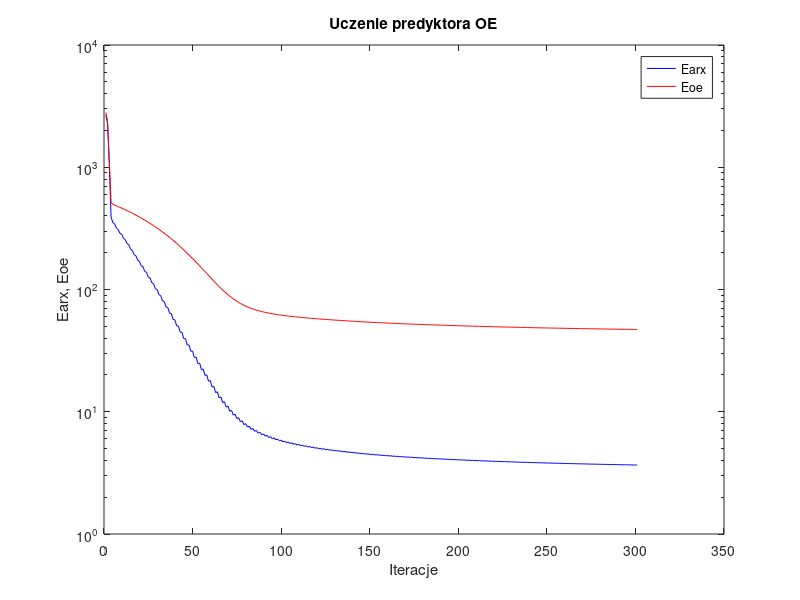
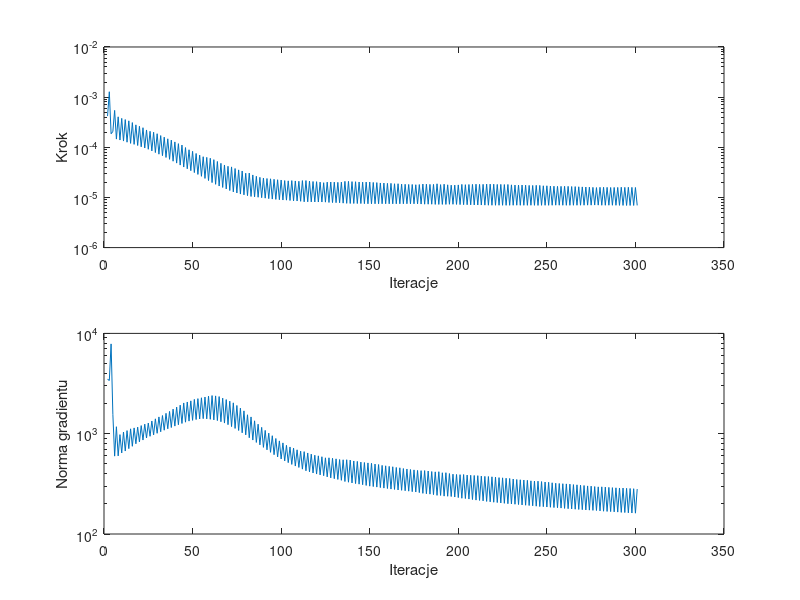

Write MATLAB code to recreate these figures, in order.
%uczenie predyktora oe
clear all;
n=0; farx(n+1)=2.673332e+003; foe(n+1)=2.807540e+003; wspucz(n+1)=0.000000e+000; ng(n+1)=0.000000e+000;
n=1; farx(n+1)=2.292834e+003; foe(n+1)=2.406329e+003; krok(n+1)=4.187548e-004; ng(n+1)=3.504599e+003;
n=2; farx(n+1)=1.050164e+003; foe(n+1)=1.110513e+003; krok(n+1)=1.280854e-003; ng(n+1)=3.392056e+003;
n=3; farx(n+1)=3.914784e+002; foe(n+1)=5.133817e+002; krok(n+1)=1.864752e-004; ng(n+1)=7.857201e+003;
n=4; farx(n+1)=3.521099e+002; foe(n+1)=4.976694e+002; krok(n+1)=2.064885e-004; ng(n+1)=1.557878e+003;
n=5; farx(n+1)=3.441169e+002; foe(n+1)=4.901058e+002; krok(n+1)=5.440767e-004; ng(n+1)=5.975829e+002;
n=6; farx(n+1)=3.171026e+002; foe(n+1)=4.824413e+002; krok(n+1)=1.457598e-004; ng(n+1)=1.173523e+003;
n=7; farx(n+1)=3.099053e+002; foe(n+1)=4.759807e+002; krok(n+1)=4.050306e-004; ng(n+1)=6.007303e+002;
n=8; farx(n+1)=2.883068e+002; foe(n+1)=4.692496e+002; krok(n+1)=1.395032e-004; ng(n+1)=9.790882e+002;
n=9; farx(n+1)=2.824812e+002; foe(n+1)=4.626586e+002; krok(n+1)=3.771986e-004; ng(n+1)=6.429540e+002;
n=10; farx(n+1)=2.618844e+002; foe(n+1)=4.557817e+002; krok(n+1)=1.331533e-004; ng(n+1)=1.039235e+003;
n=11; farx(n+1)=2.562328e+002; foe(n+1)=4.489466e+002; krok(n+1)=3.569431e-004; ng(n+1)=6.717849e+002;
n=12; farx(n+1)=2.370552e+002; foe(n+1)=4.418516e+002; krok(n+1)=1.263309e-004; ng(n+1)=1.073674e+003;
n=13; farx(n+1)=2.318830e+002; foe(n+1)=4.348122e+002; krok(n+1)=3.369218e-004; ng(n+1)=7.097466e+002;
n=14; farx(n+1)=2.139316e+002; foe(n+1)=4.274842e+002; krok(n+1)=1.197023e-004; ng(n+1)=1.118289e+003;
n=15; farx(n+1)=2.093749e+002; foe(n+1)=4.203152e+002; krok(n+1)=3.109358e-004; ng(n+1)=7.489899e+002;
n=16; farx(n+1)=1.927272e+002; foe(n+1)=4.129277e+002; krok(n+1)=1.144049e-004; ng(n+1)=1.142023e+003;
n=17; farx(n+1)=1.890571e+002; foe(n+1)=4.058187e+002; krok(n+1)=2.801236e-004; ng(n+1)=7.934156e+002;
n=18; farx(n+1)=1.737945e+002; foe(n+1)=3.984658e+002; krok(n+1)=1.085990e-004; ng(n+1)=1.162944e+003;
n=19; farx(n+1)=1.705607e+002; foe(n+1)=3.912507e+002; krok(n+1)=2.625683e-004; ng(n+1)=8.291668e+002;
n=20; farx(n+1)=1.564267e+002; foe(n+1)=3.838139e+002; krok(n+1)=1.022605e-004; ng(n+1)=1.204182e+003;
n=21; farx(n+1)=1.536074e+002; foe(n+1)=3.765261e+002; krok(n+1)=2.456241e-004; ng(n+1)=8.642304e+002;
n=22; farx(n+1)=1.404785e+002; foe(n+1)=3.690435e+002; krok(n+1)=9.675577e-005; ng(n+1)=1.245185e+003;
n=23; farx(n+1)=1.382829e+002; foe(n+1)=3.618779e+002; krok(n+1)=2.215284e-004; ng(n+1)=9.060341e+002;
n=24; farx(n+1)=1.263037e+002; foe(n+1)=3.545229e+002; krok(n+1)=9.130829e-005; ng(n+1)=1.277228e+003;
n=25; farx(n+1)=1.244380e+002; foe(n+1)=3.473390e+002; krok(n+1)=2.084136e-004; ng(n+1)=9.422802e+002;
n=26; farx(n+1)=1.134024e+002; foe(n+1)=3.399307e+002; krok(n+1)=8.459568e-005; ng(n+1)=1.338709e+003;
n=27; farx(n+1)=1.116455e+002; foe(n+1)=3.325883e+002; krok(n+1)=1.997041e-004; ng(n+1)=9.725924e+002;
n=28; farx(n+1)=1.014379e+002; foe(n+1)=3.251290e+002; krok(n+1)=7.856157e-005; ng(n+1)=1.406561e+003;
n=29; farx(n+1)=9.997000e+001; foe(n+1)=3.177990e+002; krok(n+1)=1.864752e-004; ng(n+1)=1.009332e+003;
n=30; farx(n+1)=9.058612e+001; foe(n+1)=3.103565e+002; krok(n+1)=7.286215e-005; ng(n+1)=1.469928e+003;
n=31; farx(n+1)=8.936064e+001; foe(n+1)=3.030444e+002; krok(n+1)=1.711903e-004; ng(n+1)=1.045606e+003;
n=32; farx(n+1)=8.083073e+001; foe(n+1)=2.957762e+002; krok(n+1)=6.800238e-005; ng(n+1)=1.517648e+003;
n=33; farx(n+1)=7.988895e+001; foe(n+1)=2.885529e+002; krok(n+1)=1.592886e-004; ng(n+1)=1.083615e+003;
n=34; farx(n+1)=7.203118e+001; foe(n+1)=2.812850e+002; krok(n+1)=6.268073e-005; ng(n+1)=1.596142e+003;
n=35; farx(n+1)=7.129796e+001; foe(n+1)=2.741194e+002; krok(n+1)=1.476158e-004; ng(n+1)=1.119625e+003;
n=36; farx(n+1)=6.413455e+001; foe(n+1)=2.669290e+002; krok(n+1)=5.755042e-005; ng(n+1)=1.667950e+003;
n=37; farx(n+1)=6.352153e+001; foe(n+1)=2.597433e+002; krok(n+1)=1.390534e-004; ng(n+1)=1.152560e+003;
n=38; farx(n+1)=5.694312e+001; foe(n+1)=2.525807e+002; krok(n+1)=5.279238e-005; ng(n+1)=1.757369e+003;
n=39; farx(n+1)=5.651733e+001; foe(n+1)=2.455110e+002; krok(n+1)=1.280208e-004; ng(n+1)=1.190493e+003;
n=40; farx(n+1)=5.052972e+001; foe(n+1)=2.384591e+002; krok(n+1)=4.838580e-005; ng(n+1)=1.841098e+003;
n=41; farx(n+1)=5.024237e+001; foe(n+1)=2.314906e+002; krok(n+1)=1.182303e-004; ng(n+1)=1.227789e+003;
n=42; farx(n+1)=4.481229e+001; foe(n+1)=2.245702e+002; krok(n+1)=4.418089e-005; ng(n+1)=1.925225e+003;
n=43; farx(n+1)=4.462705e+001; foe(n+1)=2.176855e+002; krok(n+1)=1.107642e-004; ng(n+1)=1.264532e+003;
n=44; farx(n+1)=3.965047e+001; foe(n+1)=2.108359e+002; krok(n+1)=4.037383e-005; ng(n+1)=2.025742e+003;
n=45; farx(n+1)=3.961011e+001; foe(n+1)=2.042211e+002; krok(n+1)=9.874235e-005; ng(n+1)=1.302629e+003;
n=46; farx(n+1)=3.516986e+001; foe(n+1)=1.977242e+002; krok(n+1)=3.728860e-005; ng(n+1)=2.071216e+003;
n=47; farx(n+1)=3.523765e+001; foe(n+1)=1.913775e+002; krok(n+1)=8.923578e-005; ng(n+1)=1.335154e+003;
n=48; farx(n+1)=3.126839e+001; foe(n+1)=1.851777e+002; krok(n+1)=3.418410e-005; ng(n+1)=2.124927e+003;
n=49; farx(n+1)=3.138682e+001; foe(n+1)=1.790242e+002; krok(n+1)=8.312662e-005; ng(n+1)=1.358267e+003;
n=50; farx(n+1)=2.778841e+001; foe(n+1)=1.730342e+002; krok(n+1)=3.131976e-005; ng(n+1)=2.198379e+003;
n=51; farx(n+1)=2.798103e+001; foe(n+1)=1.672181e+002; krok(n+1)=7.528795e-005; ng(n+1)=1.383613e+003;
n=52; farx(n+1)=2.477436e+001; foe(n+1)=1.615710e+002; krok(n+1)=2.877521e-005; ng(n+1)=2.236832e+003;
n=53; farx(n+1)=2.499866e+001; foe(n+1)=1.560400e+002; krok(n+1)=6.976007e-005; ng(n+1)=1.402012e+003;
n=54; farx(n+1)=2.212485e+001; foe(n+1)=1.506964e+002; krok(n+1)=2.639619e-005; ng(n+1)=2.281176e+003;
n=55; farx(n+1)=2.238038e+001; foe(n+1)=1.454989e+002; krok(n+1)=6.485137e-005; ng(n+1)=1.413236e+003;
n=56; farx(n+1)=1.982716e+001; foe(n+1)=1.404604e+002; krok(n+1)=2.394830e-005; ng(n+1)=2.320612e+003;
n=57; farx(n+1)=2.004734e+001; foe(n+1)=1.354403e+002; krok(n+1)=6.293327e-005; ng(n+1)=1.405915e+003;
n=58; farx(n+1)=1.776232e+001; foe(n+1)=1.306673e+002; krok(n+1)=2.170937e-005; ng(n+1)=2.368735e+003;
n=59; farx(n+1)=1.796895e+001; foe(n+1)=1.259290e+002; krok(n+1)=6.047987e-005; ng(n+1)=1.392296e+003;
n=60; farx(n+1)=1.593085e+001; foe(n+1)=1.214617e+002; krok(n+1)=1.977673e-005; ng(n+1)=2.399447e+003;
n=61; farx(n+1)=1.613483e+001; foe(n+1)=1.171096e+002; krok(n+1)=5.665485e-005; ng(n+1)=1.372747e+003;
n=62; farx(n+1)=1.434032e+001; foe(n+1)=1.130623e+002; krok(n+1)=1.827487e-005; ng(n+1)=2.382058e+003;
n=63; farx(n+1)=1.456785e+001; foe(n+1)=1.092171e+002; krok(n+1)=5.210339e-005; ng(n+1)=1.351050e+003;
n=64; farx(n+1)=1.299809e+001; foe(n+1)=1.055916e+002; krok(n+1)=1.689056e-005; ng(n+1)=2.344865e+003;
n=65; farx(n+1)=1.321571e+001; foe(n+1)=1.021738e+002; krok(n+1)=4.789661e-005; ng(n+1)=1.316032e+003;
n=66; farx(n+1)=1.186113e+001; foe(n+1)=9.902848e+001; krok(n+1)=1.581864e-005; ng(n+1)=2.260997e+003;
n=67; farx(n+1)=1.208243e+001; foe(n+1)=9.605778e+001; krok(n+1)=4.438276e-005; ng(n+1)=1.276749e+003;
n=68; farx(n+1)=1.090333e+001; foe(n+1)=9.329887e+001; krok(n+1)=1.476242e-005; ng(n+1)=2.188875e+003;
n=69; farx(n+1)=1.111395e+001; foe(n+1)=9.070432e+001; krok(n+1)=4.184295e-005; ng(n+1)=1.230164e+003;
n=70; farx(n+1)=1.009185e+001; foe(n+1)=8.829424e+001; krok(n+1)=1.373458e-005; ng(n+1)=2.109431e+003;
n=71; farx(n+1)=1.027705e+001; foe(n+1)=8.599188e+001; krok(n+1)=4.063871e-005; ng(n+1)=1.177163e+003;
n=72; farx(n+1)=9.380719e+000; foe(n+1)=8.388389e+001; krok(n+1)=1.290355e-005; ng(n+1)=2.030530e+003;
n=73; farx(n+1)=9.557276e+000; foe(n+1)=8.193380e+001; krok(n+1)=3.773938e-005; ng(n+1)=1.128510e+003;
n=74; farx(n+1)=8.784877e+000; foe(n+1)=8.015171e+001; krok(n+1)=1.226836e-005; ng(n+1)=1.911582e+003;
n=75; farx(n+1)=8.951903e+000; foe(n+1)=7.850358e+001; krok(n+1)=3.542617e-005; ng(n+1)=1.076482e+003;
n=76; farx(n+1)=8.282808e+000; foe(n+1)=7.699081e+001; krok(n+1)=1.168403e-005; ng(n+1)=1.798237e+003;
n=77; farx(n+1)=8.437369e+000; foe(n+1)=7.559117e+001; krok(n+1)=3.369455e-005; ng(n+1)=1.020926e+003;
n=78; farx(n+1)=7.850140e+000; foe(n+1)=7.430421e+001; krok(n+1)=1.126542e-005; ng(n+1)=1.688882e+003;
n=79; farx(n+1)=7.998293e+000; foe(n+1)=7.315610e+001; krok(n+1)=3.039896e-005; ng(n+1)=9.734613e+002;
n=80; farx(n+1)=7.501287e+000; foe(n+1)=7.210286e+001; krok(n+1)=1.085468e-005; ng(n+1)=1.544195e+003;
n=81; farx(n+1)=7.631627e+000; foe(n+1)=7.109074e+001; krok(n+1)=3.061523e-005; ng(n+1)=9.115189e+002;
n=82; farx(n+1)=7.183522e+000; foe(n+1)=7.016468e+001; krok(n+1)=1.046074e-005; ng(n+1)=1.469743e+003;
n=83; farx(n+1)=7.307016e+000; foe(n+1)=6.932771e+001; krok(n+1)=2.809248e-005; ng(n+1)=8.641989e+002;
n=84; farx(n+1)=6.917648e+000; foe(n+1)=6.856128e+001; krok(n+1)=1.029142e-005; ng(n+1)=1.344081e+003;
n=85; farx(n+1)=7.034679e+000; foe(n+1)=6.785781e+001; krok(n+1)=2.639619e-005; ng(n+1)=8.184884e+002;
n=86; farx(n+1)=6.690411e+000; foe(n+1)=6.720656e+001; krok(n+1)=1.009346e-005; ng(n+1)=1.243846e+003;
n=87; farx(n+1)=6.800246e+000; foe(n+1)=6.660594e+001; krok(n+1)=2.518354e-005; ng(n+1)=7.738796e+002;
n=88; farx(n+1)=6.493334e+000; foe(n+1)=6.604494e+001; krok(n+1)=9.884595e-006; ng(n+1)=1.156844e+003;
n=89; farx(n+1)=6.595199e+000; foe(n+1)=6.552389e+001; krok(n+1)=2.432490e-005; ng(n+1)=7.307080e+002;
n=90; farx(n+1)=6.319947e+000; foe(n+1)=6.503607e+001; krok(n+1)=9.682309e-006; ng(n+1)=1.078769e+003;
n=91; farx(n+1)=6.414715e+000; foe(n+1)=6.457857e+001; krok(n+1)=2.382783e-005; ng(n+1)=6.906796e+002;
n=92; farx(n+1)=6.165398e+000; foe(n+1)=6.414766e+001; krok(n+1)=9.463005e-006; ng(n+1)=1.013267e+003;
n=93; farx(n+1)=6.253381e+000; foe(n+1)=6.374132e+001; krok(n+1)=2.352777e-005; ng(n+1)=6.521891e+002;
n=94; farx(n+1)=6.025786e+000; foe(n+1)=6.335726e+001; krok(n+1)=9.272806e-006; ng(n+1)=9.545441e+002;
n=95; farx(n+1)=6.107748e+000; foe(n+1)=6.299534e+001; krok(n+1)=2.301584e-005; ng(n+1)=6.173920e+002;
n=96; farx(n+1)=5.900008e+000; foe(n+1)=6.265372e+001; krok(n+1)=9.139546e-006; ng(n+1)=8.957729e+002;
n=97; farx(n+1)=5.977248e+000; foe(n+1)=6.232964e+001; krok(n+1)=2.254192e-005; ng(n+1)=5.867636e+002;
n=98; farx(n+1)=5.786335e+000; foe(n+1)=6.202265e+001; krok(n+1)=9.015490e-006; ng(n+1)=8.478397e+002;
n=99; farx(n+1)=5.859893e+000; foe(n+1)=6.172985e+001; krok(n+1)=2.226248e-005; ng(n+1)=5.600212e+002;
n=100; farx(n+1)=5.682694e+000; foe(n+1)=6.144972e+001; krok(n+1)=8.879922e-006; ng(n+1)=8.096578e+002;
n=101; farx(n+1)=5.751730e+000; foe(n+1)=6.118279e+001; krok(n+1)=2.170937e-005; ng(n+1)=5.354325e+002;
n=102; farx(n+1)=5.588090e+000; foe(n+1)=6.092988e+001; krok(n+1)=8.833238e-006; ng(n+1)=7.661782e+002;
n=103; farx(n+1)=5.655135e+000; foe(n+1)=6.068628e+001; krok(n+1)=2.142725e-005; ng(n+1)=5.145665e+002;
n=104; farx(n+1)=5.501905e+000; foe(n+1)=6.045148e+001; krok(n+1)=8.690837e-006; ng(n+1)=7.375995e+002;
n=105; farx(n+1)=5.566453e+000; foe(n+1)=6.022410e+001; krok(n+1)=2.167257e-005; ng(n+1)=4.940291e+002;
n=106; farx(n+1)=5.420951e+000; foe(n+1)=6.000204e+001; krok(n+1)=8.539569e-006; ng(n+1)=7.188966e+002;
n=107; farx(n+1)=5.482173e+000; foe(n+1)=5.978972e+001; krok(n+1)=2.132008e-005; ng(n+1)=4.759479e+002;
n=108; farx(n+1)=5.345882e+000; foe(n+1)=5.958460e+001; krok(n+1)=8.501198e-006; ng(n+1)=6.908081e+002;
n=109; farx(n+1)=5.405324e+000; foe(n+1)=5.938671e+001; krok(n+1)=2.102242e-005; ng(n+1)=4.608129e+002;
n=110; farx(n+1)=5.277196e+000; foe(n+1)=5.919420e+001; krok(n+1)=8.379583e-006; ng(n+1)=6.695296e+002;
n=111; farx(n+1)=5.334846e+000; foe(n+1)=5.900444e+001; krok(n+1)=2.167257e-005; ng(n+1)=4.432867e+002;
n=112; farx(n+1)=5.211522e+000; foe(n+1)=5.881734e+001; krok(n+1)=8.186754e-006; ng(n+1)=6.624186e+002;
n=113; farx(n+1)=5.265779e+000; foe(n+1)=5.863457e+001; krok(n+1)=2.170937e-005; ng(n+1)=4.268388e+002;
n=114; farx(n+1)=5.148580e+000; foe(n+1)=5.845868e+001; krok(n+1)=8.178765e-006; ng(n+1)=6.425271e+002;
n=115; farx(n+1)=5.201980e+000; foe(n+1)=5.828792e+001; krok(n+1)=2.114892e-005; ng(n+1)=4.166264e+002;
n=116; farx(n+1)=5.090616e+000; foe(n+1)=5.812191e+001; krok(n+1)=8.153596e-006; ng(n+1)=6.252644e+002;
n=117; farx(n+1)=5.142556e+000; foe(n+1)=5.796003e+001; krok(n+1)=2.078166e-005; ng(n+1)=4.060355e+002;
n=118; farx(n+1)=5.036526e+000; foe(n+1)=5.780279e+001; krok(n+1)=8.129247e-006; ng(n+1)=6.103563e+002;
n=119; farx(n+1)=5.087458e+000; foe(n+1)=5.764849e+001; krok(n+1)=2.063670e-005; ng(n+1)=3.961262e+002;
n=120; farx(n+1)=4.985249e+000; foe(n+1)=5.749754e+001; krok(n+1)=8.106422e-006; ng(n+1)=6.013642e+002;
n=121; farx(n+1)=5.035348e+000; foe(n+1)=5.735143e+001; krok(n+1)=2.018691e-005; ng(n+1)=3.883865e+002;
n=122; farx(n+1)=4.937321e+000; foe(n+1)=5.720747e+001; krok(n+1)=8.106422e-006; ng(n+1)=5.892235e+002;
n=123; farx(n+1)=4.986167e+000; foe(n+1)=5.706840e+001; krok(n+1)=1.967248e-005; ng(n+1)=3.812092e+002;
n=124; farx(n+1)=4.893232e+000; foe(n+1)=5.693177e+001; krok(n+1)=8.058704e-006; ng(n+1)=5.748724e+002;
n=125; farx(n+1)=4.941003e+000; foe(n+1)=5.679559e+001; krok(n+1)=2.018691e-005; ng(n+1)=3.712094e+002;
n=126; farx(n+1)=4.850335e+000; foe(n+1)=5.666103e+001; krok(n+1)=7.940086e-006; ng(n+1)=5.750353e+002;
n=127; farx(n+1)=4.896772e+000; foe(n+1)=5.652853e+001; krok(n+1)=2.030432e-005; ng(n+1)=3.627287e+002;
n=128; farx(n+1)=4.808994e+000; foe(n+1)=5.639806e+001; krok(n+1)=7.895680e-006; ng(n+1)=5.687660e+002;
n=129; farx(n+1)=4.854519e+000; foe(n+1)=5.627035e+001; krok(n+1)=2.018691e-005; ng(n+1)=3.561075e+002;
n=130; farx(n+1)=4.769646e+000; foe(n+1)=5.614417e+001; krok(n+1)=7.864914e-006; ng(n+1)=5.613668e+002;
n=131; farx(n+1)=4.814171e+000; foe(n+1)=5.602100e+001; krok(n+1)=1.999909e-005; ng(n+1)=3.499947e+002;
n=132; farx(n+1)=4.732479e+000; foe(n+1)=5.589928e+001; krok(n+1)=7.821846e-006; ng(n+1)=5.528461e+002;
n=133; farx(n+1)=4.776109e+000; foe(n+1)=5.577921e+001; krok(n+1)=2.018691e-005; ng(n+1)=3.430178e+002;
n=134; farx(n+1)=4.697175e+000; foe(n+1)=5.566015e+001; krok(n+1)=7.698578e-006; ng(n+1)=5.494090e+002;
n=135; farx(n+1)=4.739458e+000; foe(n+1)=5.554045e+001; krok(n+1)=2.092658e-005; ng(n+1)=3.337502e+002;
n=136; farx(n+1)=4.661886e+000; foe(n+1)=5.542258e+001; krok(n+1)=7.622483e-006; ng(n+1)=5.501097e+002;
n=137; farx(n+1)=4.703543e+000; foe(n+1)=5.530679e+001; krok(n+1)=2.092147e-005; ng(n+1)=3.283331e+002;
n=138; farx(n+1)=4.628132e+000; foe(n+1)=5.519179e+001; krok(n+1)=7.575850e-006; ng(n+1)=5.454349e+002;
n=139; farx(n+1)=4.668450e+000; foe(n+1)=5.507936e+001; krok(n+1)=2.067984e-005; ng(n+1)=3.228376e+002;
n=140; farx(n+1)=4.595866e+000; foe(n+1)=5.496906e+001; krok(n+1)=7.581373e-006; ng(n+1)=5.348028e+002;
n=141; farx(n+1)=4.635586e+000; foe(n+1)=5.486044e+001; krok(n+1)=2.058283e-005; ng(n+1)=3.182728e+002;
n=142; farx(n+1)=4.564943e+000; foe(n+1)=5.475303e+001; krok(n+1)=7.559406e-006; ng(n+1)=5.294518e+002;
n=143; farx(n+1)=4.603765e+000; foe(n+1)=5.464812e+001; krok(n+1)=2.030432e-005; ng(n+1)=3.140514e+002;
n=144; farx(n+1)=4.535477e+000; foe(n+1)=5.454455e+001; krok(n+1)=7.559406e-006; ng(n+1)=5.211006e+002;
n=145; farx(n+1)=4.573675e+000; foe(n+1)=5.444306e+001; krok(n+1)=2.018691e-005; ng(n+1)=3.099460e+002;
n=146; farx(n+1)=4.507413e+000; foe(n+1)=5.434224e+001; krok(n+1)=7.517282e-006; ng(n+1)=5.160309e+002;
n=147; farx(n+1)=4.544673e+000; foe(n+1)=5.424294e+001; krok(n+1)=2.026093e-005; ng(n+1)=3.048334e+002;
n=148; farx(n+1)=4.480290e+000; foe(n+1)=5.414466e+001; krok(n+1)=7.475688e-006; ng(n+1)=5.114053e+002;
n=149; farx(n+1)=4.516655e+000; foe(n+1)=5.404755e+001; krok(n+1)=2.031935e-005; ng(n+1)=2.999774e+002;
n=150; farx(n+1)=4.453797e+000; foe(n+1)=5.395175e+001; krok(n+1)=7.471755e-006; ng(n+1)=5.067458e+002;
n=151; farx(n+1)=4.489418e+000; foe(n+1)=5.385830e+001; krok(n+1)=1.991107e-005; ng(n+1)=2.970523e+002;
n=152; farx(n+1)=4.428665e+000; foe(n+1)=5.376605e+001; krok(n+1)=7.482921e-006; ng(n+1)=4.978962e+002;
n=153; farx(n+1)=4.463667e+000; foe(n+1)=5.367549e+001; krok(n+1)=1.976919e-005; ng(n+1)=2.936116e+002;
n=154; farx(n+1)=4.404504e+000; foe(n+1)=5.358571e+001; krok(n+1)=7.471755e-006; ng(n+1)=4.926127e+002;
n=155; farx(n+1)=4.438505e+000; foe(n+1)=5.349787e+001; krok(n+1)=1.943349e-005; ng(n+1)=2.902511e+002;
n=156; farx(n+1)=4.381415e+000; foe(n+1)=5.341158e+001; krok(n+1)=7.488082e-006; ng(n+1)=4.831295e+002;
n=157; farx(n+1)=4.414814e+000; foe(n+1)=5.332620e+001; krok(n+1)=1.934393e-005; ng(n+1)=2.868879e+002;
n=158; farx(n+1)=4.359066e+000; foe(n+1)=5.324205e+001; krok(n+1)=7.482921e-006; ng(n+1)=4.785003e+002;
n=159; farx(n+1)=4.391852e+000; foe(n+1)=5.315940e+001; krok(n+1)=1.910952e-005; ng(n+1)=2.841022e+002;
n=160; farx(n+1)=4.337723e+000; foe(n+1)=5.307772e+001; krok(n+1)=7.470954e-006; ng(n+1)=4.722990e+002;
n=161; farx(n+1)=4.369850e+000; foe(n+1)=5.299700e+001; krok(n+1)=1.909813e-005; ng(n+1)=2.805290e+002;
n=162; farx(n+1)=4.316873e+000; foe(n+1)=5.291723e+001; krok(n+1)=7.471755e-006; ng(n+1)=4.681308e+002;
n=163; farx(n+1)=4.348356e+000; foe(n+1)=5.283924e+001; krok(n+1)=1.875141e-005; ng(n+1)=2.782384e+002;
n=164; farx(n+1)=4.297068e+000; foe(n+1)=5.276213e+001; krok(n+1)=7.470954e-006; ng(n+1)=4.605957e+002;
n=165; farx(n+1)=4.327945e+000; foe(n+1)=5.268585e+001; krok(n+1)=1.877358e-005; ng(n+1)=2.747834e+002;
n=166; farx(n+1)=4.277647e+000; foe(n+1)=5.261039e+001; krok(n+1)=7.471755e-006; ng(n+1)=4.570384e+002;
n=167; farx(n+1)=4.307900e+000; foe(n+1)=5.253667e+001; krok(n+1)=1.840773e-005; ng(n+1)=2.727460e+002;
n=168; farx(n+1)=4.259135e+000; foe(n+1)=5.246375e+001; krok(n+1)=7.486185e-006; ng(n+1)=4.494413e+002;
n=169; farx(n+1)=4.288815e+000; foe(n+1)=5.239191e+001; krok(n+1)=1.829642e-005; ng(n+1)=2.699549e+002;
n=170; farx(n+1)=4.241201e+000; foe(n+1)=5.232081e+001; krok(n+1)=7.482921e-006; ng(n+1)=4.447003e+002;
n=171; farx(n+1)=4.270311e+000; foe(n+1)=5.225087e+001; krok(n+1)=1.814366e-005; ng(n+1)=2.673723e+002;
n=172; farx(n+1)=4.223937e+000; foe(n+1)=5.218164e+001; krok(n+1)=7.470954e-006; ng(n+1)=4.395491e+002;
n=173; farx(n+1)=4.252462e+000; foe(n+1)=5.211317e+001; krok(n+1)=1.812721e-005; ng(n+1)=2.642948e+002;
n=174; farx(n+1)=4.207032e+000; foe(n+1)=5.204549e+001; krok(n+1)=7.471755e-006; ng(n+1)=4.356330e+002;
n=175; farx(n+1)=4.235077e+000; foe(n+1)=5.197901e+001; krok(n+1)=1.791657e-005; ng(n+1)=2.622051e+002;
n=176; farx(n+1)=4.190911e+000; foe(n+1)=5.191311e+001; krok(n+1)=7.447416e-006; ng(n+1)=4.304419e+002;
n=177; farx(n+1)=4.218400e+000; foe(n+1)=5.184762e+001; krok(n+1)=1.806967e-005; ng(n+1)=2.586352e+002;
n=178; farx(n+1)=4.175238e+000; foe(n+1)=5.178283e+001; krok(n+1)=7.381362e-006; ng(n+1)=4.282800e+002;
n=179; farx(n+1)=4.202254e+000; foe(n+1)=5.171786e+001; krok(n+1)=1.847442e-005; ng(n+1)=2.544086e+002;
n=180; farx(n+1)=4.159550e+000; foe(n+1)=5.165355e+001; krok(n+1)=7.334139e-006; ng(n+1)=4.289158e+002;
n=181; farx(n+1)=4.186057e+000; foe(n+1)=5.159014e+001; krok(n+1)=1.836951e-005; ng(n+1)=2.519200e+002;
n=182; farx(n+1)=4.144302e+000; foe(n+1)=5.152738e+001; krok(n+1)=7.334139e-006; ng(n+1)=4.244665e+002;
n=183; farx(n+1)=4.170307e+000; foe(n+1)=5.146562e+001; krok(n+1)=1.819728e-005; ng(n+1)=2.497109e+002;
n=184; farx(n+1)=4.129612e+000; foe(n+1)=5.140449e+001; krok(n+1)=7.325937e-006; ng(n+1)=4.194221e+002;
n=185; farx(n+1)=4.155161e+000; foe(n+1)=5.134395e+001; krok(n+1)=1.821554e-005; ng(n+1)=2.469711e+002;
n=186; farx(n+1)=4.115481e+000; foe(n+1)=5.128401e+001; krok(n+1)=7.265431e-006; ng(n+1)=4.163974e+002;
n=187; farx(n+1)=4.140620e+000; foe(n+1)=5.122375e+001; krok(n+1)=1.870342e-005; ng(n+1)=2.427922e+002;
n=188; farx(n+1)=4.101020e+000; foe(n+1)=5.116405e+001; krok(n+1)=7.258975e-006; ng(n+1)=4.178162e+002;
n=189; farx(n+1)=4.125636e+000; foe(n+1)=5.110631e+001; krok(n+1)=1.801245e-005; ng(n+1)=2.423184e+002;
n=190; farx(n+1)=4.087650e+000; foe(n+1)=5.104914e+001; krok(n+1)=7.265431e-006; ng(n+1)=4.079599e+002;
n=191; farx(n+1)=4.111872e+000; foe(n+1)=5.099185e+001; krok(n+1)=1.837798e-005; ng(n+1)=2.386217e+002;
n=192; farx(n+1)=4.074096e+000; foe(n+1)=5.093512e+001; krok(n+1)=7.258975e-006; ng(n+1)=4.083069e+002;
n=193; farx(n+1)=4.097887e+000; foe(n+1)=5.087995e+001; krok(n+1)=1.786413e-005; ng(n+1)=2.378324e+002;
n=194; farx(n+1)=4.061180e+000; foe(n+1)=5.082521e+001; krok(n+1)=7.304702e-006; ng(n+1)=4.006646e+002;
n=195; farx(n+1)=4.084541e+000; foe(n+1)=5.077166e+001; krok(n+1)=1.755604e-005; ng(n+1)=2.364117e+002;
n=196; farx(n+1)=4.048861e+000; foe(n+1)=5.071851e+001; krok(n+1)=7.303802e-006; ng(n+1)=3.948051e+002;
n=197; farx(n+1)=4.071794e+000; foe(n+1)=5.066581e+001; krok(n+1)=1.761549e-005; ng(n+1)=2.337268e+002;
n=198; farx(n+1)=4.036849e+000; foe(n+1)=5.061360e+001; krok(n+1)=7.265431e-006; ng(n+1)=3.921789e+002;
n=199; farx(n+1)=4.059362e+000; foe(n+1)=5.056156e+001; krok(n+1)=1.777520e-005; ng(n+1)=2.307337e+002;
n=200; farx(n+1)=4.025121e+000; foe(n+1)=5.051012e+001; krok(n+1)=7.204914e-006; ng(n+1)=3.904099e+002;
n=201; farx(n+1)=4.047330e+000; foe(n+1)=5.045837e+001; krok(n+1)=1.819728e-005; ng(n+1)=2.272001e+002;
n=202; farx(n+1)=4.013259e+000; foe(n+1)=5.040713e+001; krok(n+1)=7.172631e-006; ng(n+1)=3.915994e+002;
n=203; farx(n+1)=4.035128e+000; foe(n+1)=5.035682e+001; krok(n+1)=1.796068e-005; ng(n+1)=2.257538e+002;
n=204; farx(n+1)=4.001918e+000; foe(n+1)=5.030687e+001; krok(n+1)=7.156975e-006; ng(n+1)=3.869798e+002;
n=205; farx(n+1)=4.023408e+000; foe(n+1)=5.025722e+001; krok(n+1)=1.809834e-005; ng(n+1)=2.230112e+002;
n=206; farx(n+1)=3.990764e+000; foe(n+1)=5.020800e+001; krok(n+1)=7.122056e-006; ng(n+1)=3.851375e+002;
n=207; farx(n+1)=4.011898e+000; foe(n+1)=5.015908e+001; krok(n+1)=1.819728e-005; ng(n+1)=2.204722e+002;
n=208; farx(n+1)=3.979841e+000; foe(n+1)=5.011062e+001; krok(n+1)=7.086051e-006; ng(n+1)=3.830922e+002;
n=209; farx(n+1)=4.000644e+000; foe(n+1)=5.006235e+001; krok(n+1)=1.835442e-005; ng(n+1)=2.178366e+002;
n=210; farx(n+1)=3.969009e+000; foe(n+1)=5.001452e+001; krok(n+1)=7.068094e-006; ng(n+1)=3.816470e+002;
n=211; farx(n+1)=3.989470e+000; foe(n+1)=4.996736e+001; krok(n+1)=1.821554e-005; ng(n+1)=2.160994e+002;
n=212; farx(n+1)=3.958527e+000; foe(n+1)=4.992061e+001; krok(n+1)=7.058032e-006; ng(n+1)=3.777468e+002;
n=213; farx(n+1)=3.978658e+000; foe(n+1)=4.987423e+001; krok(n+1)=1.825109e-005; ng(n+1)=2.138728e+002;
n=214; farx(n+1)=3.948301e+000; foe(n+1)=4.982827e+001; krok(n+1)=7.026980e-006; ng(n+1)=3.752837e+002;
n=215; farx(n+1)=3.968125e+000; foe(n+1)=4.978247e+001; krok(n+1)=1.841495e-005; ng(n+1)=2.113338e+002;
n=216; farx(n+1)=3.938187e+000; foe(n+1)=4.973708e+001; krok(n+1)=7.000011e-006; ng(n+1)=3.741360e+002;
n=217; farx(n+1)=3.957705e+000; foe(n+1)=4.969212e+001; krok(n+1)=1.840773e-005; ng(n+1)=2.093238e+002;
n=218; farx(n+1)=3.928289e+000; foe(n+1)=4.964753e+001; krok(n+1)=6.986564e-006; ng(n+1)=3.717099e+002;
n=219; farx(n+1)=3.947495e+000; foe(n+1)=4.960342e+001; krok(n+1)=1.836951e-005; ng(n+1)=2.074045e+002;
n=220; farx(n+1)=3.918574e+000; foe(n+1)=4.955968e+001; krok(n+1)=6.986434e-006; ng(n+1)=3.690017e+002;
n=221; farx(n+1)=3.937449e+000; foe(n+1)=4.951659e+001; krok(n+1)=1.817813e-005; ng(n+1)=2.058969e+002;
n=222; farx(n+1)=3.909174e+000; foe(n+1)=4.947391e+001; krok(n+1)=6.986564e-006; ng(n+1)=3.649256e+002;
n=223; farx(n+1)=3.927789e+000; foe(n+1)=4.943158e+001; krok(n+1)=1.819748e-005; ng(n+1)=2.039738e+002;
n=224; farx(n+1)=3.899938e+000; foe(n+1)=4.938956e+001; krok(n+1)=6.975132e-006; ng(n+1)=3.630436e+002;
n=225; farx(n+1)=3.918244e+000; foe(n+1)=4.934809e+001; krok(n+1)=1.808278e-005; ng(n+1)=2.023260e+002;
n=226; farx(n+1)=3.890966e+000; foe(n+1)=4.930696e+001; krok(n+1)=6.966570e-006; ng(n+1)=3.597063e+002;
n=227; farx(n+1)=3.909002e+000; foe(n+1)=4.926614e+001; krok(n+1)=1.812523e-005; ng(n+1)=2.004208e+002;
n=228; farx(n+1)=3.882066e+000; foe(n+1)=4.922565e+001; krok(n+1)=6.971762e-006; ng(n+1)=3.578590e+002;
n=229; farx(n+1)=3.899817e+000; foe(n+1)=4.918593e+001; krok(n+1)=1.782680e-005; ng(n+1)=1.994124e+002;
n=230; farx(n+1)=3.873489e+000; foe(n+1)=4.914650e+001; krok(n+1)=6.986434e-006; ng(n+1)=3.533182e+002;
n=231; farx(n+1)=3.890909e+000; foe(n+1)=4.910757e+001; krok(n+1)=1.766648e-005; ng(n+1)=1.979974e+002;
n=232; farx(n+1)=3.865125e+000; foe(n+1)=4.906907e+001; krok(n+1)=6.997257e-006; ng(n+1)=3.493871e+002;
n=233; farx(n+1)=3.882334e+000; foe(n+1)=4.903091e+001; krok(n+1)=1.760998e-005; ng(n+1)=1.966243e+002;
n=234; farx(n+1)=3.856997e+000; foe(n+1)=4.899304e+001; krok(n+1)=6.975132e-006; ng(n+1)=3.472697e+002;
n=235; farx(n+1)=3.873918e+000; foe(n+1)=4.895536e+001; krok(n+1)=1.766648e-005; ng(n+1)=1.948018e+002;
n=236; farx(n+1)=3.848930e+000; foe(n+1)=4.891809e+001; krok(n+1)=6.975132e-006; ng(n+1)=3.452736e+002;
n=237; farx(n+1)=3.865668e+000; foe(n+1)=4.888125e+001; krok(n+1)=1.755604e-005; ng(n+1)=1.936446e+002;
n=238; farx(n+1)=3.841070e+000; foe(n+1)=4.884461e+001; krok(n+1)=6.971762e-006; ng(n+1)=3.429718e+002;
n=239; farx(n+1)=3.857485e+000; foe(n+1)=4.880847e+001; krok(n+1)=1.738167e-005; ng(n+1)=1.923201e+002;
n=240; farx(n+1)=3.833400e+000; foe(n+1)=4.877271e+001; krok(n+1)=6.986564e-006; ng(n+1)=3.389387e+002;
n=241; farx(n+1)=3.849634e+000; foe(n+1)=4.873726e+001; krok(n+1)=1.733471e-005; ng(n+1)=1.910417e+002;
n=242; farx(n+1)=3.825929e+000; foe(n+1)=4.870205e+001; krok(n+1)=6.966570e-006; ng(n+1)=3.370935e+002;
n=243; farx(n+1)=3.841978e+000; foe(n+1)=4.866706e+001; krok(n+1)=1.743790e-005; ng(n+1)=1.893977e+002;
n=244; farx(n+1)=3.818559e+000; foe(n+1)=4.863222e+001; krok(n+1)=6.939469e-006; ng(n+1)=3.362765e+002;
n=245; farx(n+1)=3.834300e+000; foe(n+1)=4.859772e+001; krok(n+1)=1.738167e-005; ng(n+1)=1.878430e+002;
n=246; farx(n+1)=3.811220e+000; foe(n+1)=4.856360e+001; krok(n+1)=6.971762e-006; ng(n+1)=3.331668e+002;
n=247; farx(n+1)=3.826813e+000; foe(n+1)=4.853009e+001; krok(n+1)=1.707914e-005; ng(n+1)=1.873009e+002;
n=248; farx(n+1)=3.804189e+000; foe(n+1)=4.849671e+001; krok(n+1)=6.975132e-006; ng(n+1)=3.297662e+002;
n=249; farx(n+1)=3.819578e+000; foe(n+1)=4.846371e+001; krok(n+1)=1.707914e-005; ng(n+1)=1.858928e+002;
n=250; farx(n+1)=3.797252e+000; foe(n+1)=4.843081e+001; krok(n+1)=6.971762e-006; ng(n+1)=3.279940e+002;
n=251; farx(n+1)=3.812359e+000; foe(n+1)=4.839843e+001; krok(n+1)=1.689172e-005; ng(n+1)=1.847535e+002;
n=252; farx(n+1)=3.790490e+000; foe(n+1)=4.836631e+001; krok(n+1)=6.986564e-006; ng(n+1)=3.241456e+002;
n=253; farx(n+1)=3.805332e+000; foe(n+1)=4.833447e+001; krok(n+1)=1.675917e-005; ng(n+1)=1.835276e+002;
n=254; farx(n+1)=3.783833e+000; foe(n+1)=4.830303e+001; krok(n+1)=7.010971e-006; ng(n+1)=3.208160e+002;
n=255; farx(n+1)=3.798555e+000; foe(n+1)=4.827189e+001; krok(n+1)=1.663384e-005; ng(n+1)=1.826866e+002;
n=256; farx(n+1)=3.777375e+000; foe(n+1)=4.824092e+001; krok(n+1)=7.000011e-006; ng(n+1)=3.189077e+002;
n=257; farx(n+1)=3.791903e+000; foe(n+1)=4.821021e+001; krok(n+1)=1.663763e-005; ng(n+1)=1.813308e+002;
n=258; farx(n+1)=3.771024e+000; foe(n+1)=4.817969e+001; krok(n+1)=6.986564e-006; ng(n+1)=3.172001e+002;
n=259; farx(n+1)=3.785380e+000; foe(n+1)=4.814939e+001; krok(n+1)=1.666809e-005; ng(n+1)=1.799757e+002;
n=260; farx(n+1)=3.764752e+000; foe(n+1)=4.811925e+001; krok(n+1)=6.975132e-006; ng(n+1)=3.158717e+002;
n=261; farx(n+1)=3.778936e+000; foe(n+1)=4.808942e+001; krok(n+1)=1.663384e-005; ng(n+1)=1.787864e+002;
n=262; farx(n+1)=3.758582e+000; foe(n+1)=4.805972e+001; krok(n+1)=6.971762e-006; ng(n+1)=3.140666e+002;
n=263; farx(n+1)=3.772522e+000; foe(n+1)=4.803038e+001; krok(n+1)=1.649119e-005; ng(n+1)=1.776757e+002;
n=264; farx(n+1)=3.752537e+000; foe(n+1)=4.800131e+001; krok(n+1)=6.986564e-006; ng(n+1)=3.108024e+002;
n=265; farx(n+1)=3.766335e+000; foe(n+1)=4.797245e+001; krok(n+1)=1.644725e-005; ng(n+1)=1.766492e+002;
n=266; farx(n+1)=3.746586e+000; foe(n+1)=4.794377e+001; krok(n+1)=6.986434e-006; ng(n+1)=3.092126e+002;
n=267; farx(n+1)=3.760193e+000; foe(n+1)=4.791542e+001; krok(n+1)=1.631013e-005; ng(n+1)=1.757388e+002;
n=268; farx(n+1)=3.740762e+000; foe(n+1)=4.788728e+001; krok(n+1)=6.997257e-006; ng(n+1)=3.064876e+002;
n=269; farx(n+1)=3.754204e+000; foe(n+1)=4.785940e+001; krok(n+1)=1.622543e-005; ng(n+1)=1.747757e+002;
n=270; farx(n+1)=3.735056e+000; foe(n+1)=4.783171e+001; krok(n+1)=6.997257e-006; ng(n+1)=3.043648e+002;
n=271; farx(n+1)=3.748278e+000; foe(n+1)=4.780423e+001; krok(n+1)=1.611741e-005; ng(n+1)=1.737171e+002;
n=272; farx(n+1)=3.729423e+000; foe(n+1)=4.777707e+001; krok(n+1)=7.018913e-006; ng(n+1)=3.015329e+002;
n=273; farx(n+1)=3.742545e+000; foe(n+1)=4.775012e+001; krok(n+1)=1.602405e-005; ng(n+1)=1.729890e+002;
n=274; farx(n+1)=3.723910e+000; foe(n+1)=4.772332e+001; krok(n+1)=7.018369e-006; ng(n+1)=2.999794e+002;
n=275; farx(n+1)=3.736831e+000; foe(n+1)=4.769680e+001; krok(n+1)=1.588017e-005; ng(n+1)=1.720930e+002;
n=276; farx(n+1)=3.718473e+000; foe(n+1)=4.767052e+001; krok(n+1)=7.048309e-006; ng(n+1)=2.970581e+002;
n=277; farx(n+1)=3.731291e+000; foe(n+1)=4.764455e+001; krok(n+1)=1.572983e-005; ng(n+1)=1.715306e+002;
n=278; farx(n+1)=3.713241e+000; foe(n+1)=4.761867e+001; krok(n+1)=7.026980e-006; ng(n+1)=2.950676e+002;
n=279; farx(n+1)=3.725941e+000; foe(n+1)=4.759285e+001; krok(n+1)=1.592832e-005; ng(n+1)=1.699986e+002;
n=280; farx(n+1)=3.708024e+000; foe(n+1)=4.756710e+001; krok(n+1)=6.986564e-006; ng(n+1)=2.953239e+002;
n=281; farx(n+1)=3.720529e+000; foe(n+1)=4.754152e+001; krok(n+1)=1.595012e-005; ng(n+1)=1.686967e+002;
n=282; farx(n+1)=3.702840e+000; foe(n+1)=4.751614e+001; krok(n+1)=6.986564e-006; ng(n+1)=2.935519e+002;
n=283; farx(n+1)=3.715190e+000; foe(n+1)=4.749093e+001; krok(n+1)=1.588017e-005; ng(n+1)=1.678969e+002;
n=284; farx(n+1)=3.697723e+000; foe(n+1)=4.746593e+001; krok(n+1)=6.997257e-006; ng(n+1)=2.915661e+002;
n=285; farx(n+1)=3.709961e+000; foe(n+1)=4.744115e+001; krok(n+1)=1.579136e-005; ng(n+1)=1.672964e+002;
n=286; farx(n+1)=3.692733e+000; foe(n+1)=4.741649e+001; krok(n+1)=6.986564e-006; ng(n+1)=2.899001e+002;
n=287; farx(n+1)=3.704824e+000; foe(n+1)=4.739197e+001; krok(n+1)=1.581864e-005; ng(n+1)=1.663093e+002;
n=288; farx(n+1)=3.687797e+000; foe(n+1)=4.736760e+001; krok(n+1)=6.975132e-006; ng(n+1)=2.886223e+002;
n=289; farx(n+1)=3.699764e+000; foe(n+1)=4.734337e+001; krok(n+1)=1.583652e-005; ng(n+1)=1.654206e+002;
n=290; farx(n+1)=3.682954e+000; foe(n+1)=4.731927e+001; krok(n+1)=6.948457e-006; ng(n+1)=2.875179e+002;
n=291; farx(n+1)=3.694799e+000; foe(n+1)=4.729519e+001; krok(n+1)=1.597838e-005; ng(n+1)=1.642475e+002;
n=292; farx(n+1)=3.678088e+000; foe(n+1)=4.727127e+001; krok(n+1)=6.938757e-006; ng(n+1)=2.872238e+002;
n=293; farx(n+1)=3.689821e+000; foe(n+1)=4.724760e+001; krok(n+1)=1.587668e-005; ng(n+1)=1.636830e+002;
n=294; farx(n+1)=3.673356e+000; foe(n+1)=4.722401e+001; krok(n+1)=6.925078e-006; ng(n+1)=2.854425e+002;
n=295; farx(n+1)=3.684945e+000; foe(n+1)=4.720052e+001; krok(n+1)=1.595012e-005; ng(n+1)=1.626148e+002;
n=296; farx(n+1)=3.668627e+000; foe(n+1)=4.717718e+001; krok(n+1)=6.921689e-006; ng(n+1)=2.844425e+002;
n=297; farx(n+1)=3.680107e+000; foe(n+1)=4.715405e+001; krok(n+1)=1.587668e-005; ng(n+1)=1.619971e+002;
n=298; farx(n+1)=3.663981e+000; foe(n+1)=4.713101e+001; krok(n+1)=6.921689e-006; ng(n+1)=2.828581e+002;
n=299; farx(n+1)=3.675312e+000; foe(n+1)=4.710819e+001; krok(n+1)=1.579136e-005; ng(n+1)=1.612918e+002;
n=300; farx(n+1)=3.659393e+000; foe(n+1)=4.708552e+001; krok(n+1)=6.935028e-006; ng(n+1)=2.807717e+002;

figure; semilogy(farx,'b'); hold on; semilogy(foe,'r'); xlabel('Iteracje'); ylabel('Earx, Eoe'); legend('Earx','Eoe'); title('Uczenie predyktora OE');
figure; subplot(2,1,1); semilogy(krok); xlabel('Iteracje'); ylabel('Krok');
subplot(2,1,2); semilogy(ng); xlabel('Iteracje'); ylabel('Norma gradientu');
Earx=farx(n+1)
Eoe=foe(n+1)
